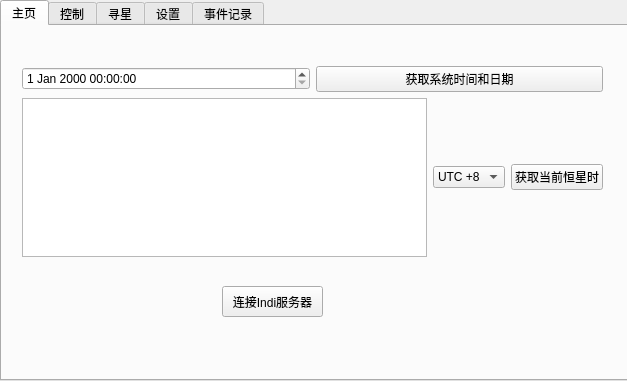
<?xml version="1.0" encoding="UTF-8"?>
<ui version="4.0">
 <class>Form</class>
 <widget class="QWidget" name="Form">
  <property name="geometry">
   <rect>
    <x>0</x>
    <y>0</y>
    <width>627</width>
    <height>381</height>
   </rect>
  </property>
  <property name="windowTitle">
   <string>寻星系统</string>
  </property>
  <widget class="QTabWidget" name="SButton_JingD">
   <property name="geometry">
    <rect>
     <x>0</x>
     <y>0</y>
     <width>631</width>
     <height>381</height>
    </rect>
   </property>
   <property name="sizePolicy">
    <sizepolicy hsizetype="Expanding" vsizetype="Expanding">
     <horstretch>0</horstretch>
     <verstretch>0</verstretch>
    </sizepolicy>
   </property>
   <property name="tabPosition">
    <enum>QTabWidget::North</enum>
   </property>
   <property name="currentIndex">
    <number>0</number>
   </property>
   <widget class="QWidget" name="home">
    <attribute name="title">
     <string>主页</string>
    </attribute>
    <widget class="QWidget" name="verticalLayoutWidget_2">
     <property name="geometry">
      <rect>
       <x>20</x>
       <y>40</y>
       <width>581</width>
       <height>191</height>
      </rect>
     </property>
     <layout class="QVBoxLayout" name="verticalLayout" stretch="0,1">
      <item>
       <layout class="QHBoxLayout" name="horizontalLayout_3">
        <item>
         <widget class="QDateTimeEdit" name="HEdit_DateTime"/>
        </item>
        <item>
         <widget class="QPushButton" name="HButton_GetTimeData">
          <property name="text">
           <string>获取系统时间和日期</string>
          </property>
         </widget>
        </item>
       </layout>
      </item>
      <item>
       <layout class="QHBoxLayout" name="horizontalLayout_4" stretch="12,2,2">
        <item>
         <widget class="QTextEdit" name="HTime_textEdit"/>
        </item>
        <item>
         <widget class="QComboBox" name="HTArea_comboBox">
          <item>
           <property name="text">
            <string>UTC +8</string>
           </property>
          </item>
          <item>
           <property name="text">
            <string>UTC +0</string>
           </property>
          </item>
         </widget>
        </item>
        <item>
         <widget class="QPushButton" name="HButton_GetStarTime">
          <property name="text">
           <string>获取当前恒星时</string>
          </property>
         </widget>
        </item>
       </layout>
      </item>
     </layout>
    </widget>
    <widget class="QPushButton" name="HButton_Server">
     <property name="geometry">
      <rect>
       <x>220</x>
       <y>260</y>
       <width>101</width>
       <height>31</height>
      </rect>
     </property>
     <property name="text">
      <string>连接Indi服务器</string>
     </property>
    </widget>
   </widget>
   <widget class="QWidget" name="control">
    <attribute name="title">
     <string>控制</string>
    </attribute>
    <widget class="QPushButton" name="CButton_North">
     <property name="geometry">
      <rect>
       <x>390</x>
       <y>80</y>
       <width>61</width>
       <height>31</height>
      </rect>
     </property>
     <property name="text">
      <string>N</string>
     </property>
     <property name="north" stdset="0">
      <string>北</string>
     </property>
    </widget>
    <widget class="QPushButton" name="CButton_West">
     <property name="geometry">
      <rect>
       <x>350</x>
       <y>110</y>
       <width>41</width>
       <height>41</height>
      </rect>
     </property>
     <property name="text">
      <string>W</string>
     </property>
     <property name="west" stdset="0">
      <string>西</string>
     </property>
    </widget>
    <widget class="QPushButton" name="CButton_East">
     <property name="geometry">
      <rect>
       <x>450</x>
       <y>110</y>
       <width>41</width>
       <height>41</height>
      </rect>
     </property>
     <property name="text">
      <string>E</string>
     </property>
     <property name="east" stdset="0">
      <string>东</string>
     </property>
    </widget>
    <widget class="QPushButton" name="CButton_Sorth">
     <property name="geometry">
      <rect>
       <x>390</x>
       <y>150</y>
       <width>61</width>
       <height>31</height>
      </rect>
     </property>
     <property name="text">
      <string>S</string>
     </property>
     <property name="sorth" stdset="0">
      <string>南</string>
     </property>
    </widget>
    <widget class="QPushButton" name="CButton_Stop">
     <property name="geometry">
      <rect>
       <x>390</x>
       <y>110</y>
       <width>61</width>
       <height>41</height>
      </rect>
     </property>
     <property name="text">
      <string>STOP</string>
     </property>
    </widget>
    <widget class="QWidget" name="verticalLayoutWidget">
     <property name="geometry">
      <rect>
       <x>20</x>
       <y>80</y>
       <width>271</width>
       <height>141</height>
      </rect>
     </property>
     <layout class="QVBoxLayout" name="verticalLayout_3">
      <item>
       <layout class="QHBoxLayout" name="horizontalLayout">
        <item>
         <widget class="QPushButton" name="CButton_Ogz">
          <property name="text">
           <string>打开跟踪</string>
          </property>
         </widget>
        </item>
        <item>
         <widget class="QPushButton" name="CButton_Cgz">
          <property name="text">
           <string>关闭跟踪</string>
          </property>
         </widget>
        </item>
       </layout>
      </item>
      <item>
       <layout class="QHBoxLayout" name="horizontalLayout_2">
        <item>
         <widget class="QPushButton" name="CButton_SetZero">
          <property name="text">
           <string>设置归零</string>
          </property>
         </widget>
        </item>
        <item>
         <widget class="QPushButton" name="CButton_Zero">
          <property name="text">
           <string>归零</string>
          </property>
         </widget>
        </item>
       </layout>
      </item>
     </layout>
    </widget>
   </widget>
   <widget class="QWidget" name="search">
    <attribute name="title">
     <string>寻星</string>
    </attribute>
    <widget class="QToolBox" name="SelectBox">
     <property name="geometry">
      <rect>
       <x>350</x>
       <y>20</y>
       <width>241</width>
       <height>261</height>
      </rect>
     </property>
     <property name="frameShape">
      <enum>QFrame::NoFrame</enum>
     </property>
     <property name="currentIndex">
      <number>0</number>
     </property>
     <widget class="QWidget" name="page">
      <property name="geometry">
       <rect>
        <x>0</x>
        <y>0</y>
        <width>241</width>
        <height>209</height>
       </rect>
      </property>
      <attribute name="label">
       <string>太阳系</string>
      </attribute>
      <widget class="QListWidget" name="Sun_Star_List">
       <property name="geometry">
        <rect>
         <x>0</x>
         <y>0</y>
         <width>241</width>
         <height>191</height>
        </rect>
       </property>
       <item>
        <property name="text">
         <string>月球</string>
        </property>
       </item>
       <item>
        <property name="text">
         <string>太阳</string>
        </property>
       </item>
       <item>
        <property name="text">
         <string>木星</string>
        </property>
       </item>
       <item>
        <property name="text">
         <string>土星</string>
        </property>
       </item>
      </widget>
     </widget>
     <widget class="QWidget" name="page_2">
      <property name="geometry">
       <rect>
        <x>0</x>
        <y>0</y>
        <width>100</width>
        <height>30</height>
       </rect>
      </property>
      <attribute name="label">
       <string>标志星体</string>
      </attribute>
      <widget class="QListWidget" name="Mark_Star">
       <property name="geometry">
        <rect>
         <x>0</x>
         <y>0</y>
         <width>241</width>
         <height>191</height>
        </rect>
       </property>
      </widget>
     </widget>
    </widget>
    <widget class="QWidget" name="verticalLayoutWidget_3">
     <property name="geometry">
      <rect>
       <x>10</x>
       <y>50</y>
       <width>321</width>
       <height>171</height>
      </rect>
     </property>
     <layout class="QVBoxLayout" name="verticalLayout_2">
      <item>
       <layout class="QHBoxLayout" name="horizontalLayout_JingD">
        <item>
         <widget class="QPushButton" name="SButton_jingD">
          <property name="text">
           <string>经度</string>
          </property>
         </widget>
        </item>
        <item>
         <widget class="QLineEdit" name="SLineEdit_Jing_Du">
          <property name="text">
           <string/>
          </property>
         </widget>
        </item>
       </layout>
      </item>
      <item>
       <layout class="QHBoxLayout" name="horizontalLayout_WeiD">
        <item>
         <widget class="QPushButton" name="SButton_WeiD">
          <property name="text">
           <string>纬度</string>
          </property>
         </widget>
        </item>
        <item>
         <widget class="QLineEdit" name="SLineEdit_Wei_Du">
          <property name="text">
           <string/>
          </property>
         </widget>
        </item>
       </layout>
      </item>
      <item>
       <layout class="QHBoxLayout" name="horizontalLayout_ChiW">
        <item>
         <widget class="QPushButton" name="SButton_ChiW">
          <property name="text">
           <string>赤纬</string>
          </property>
         </widget>
        </item>
        <item>
         <widget class="QLineEdit" name="SLineEdit_Chi_Wei">
          <property name="text">
           <string/>
          </property>
         </widget>
        </item>
       </layout>
      </item>
      <item>
       <layout class="QHBoxLayout" name="horizontalLayout_ChiJ">
        <item>
         <widget class="QPushButton" name="SButton_ChiJ">
          <property name="text">
           <string>赤经</string>
          </property>
         </widget>
        </item>
        <item>
         <widget class="QLineEdit" name="SLineEdit_Chi_Jing">
          <property name="text">
           <string/>
          </property>
         </widget>
        </item>
       </layout>
      </item>
     </layout>
    </widget>
   </widget>
   <widget class="QWidget" name="set">
    <attribute name="title">
     <string>设置</string>
    </attribute>
   </widget>
   <widget class="QWidget" name="record">
    <attribute name="title">
     <string>事件记录</string>
    </attribute>
    <widget class="QTextEdit" name="Record_TextEdit">
     <property name="geometry">
      <rect>
       <x>10</x>
       <y>10</y>
       <width>601</width>
       <height>100</height>
      </rect>
     </property>
    </widget>
    <widget class="QPushButton" name="Record_Select">
     <property name="geometry">
      <rect>
       <x>220</x>
       <y>120</y>
       <width>101</width>
       <height>61</height>
      </rect>
     </property>
     <property name="text">
      <string>选择图片</string>
     </property>
    </widget>
    <widget class="QPushButton" name="Record_Enter">
     <property name="geometry">
      <rect>
       <x>330</x>
       <y>120</y>
       <width>101</width>
       <height>61</height>
      </rect>
     </property>
     <property name="text">
      <string>发送</string>
     </property>
    </widget>
    <widget class="QLabel" name="Record_Label">
     <property name="geometry">
      <rect>
       <x>10</x>
       <y>110</y>
       <width>181</width>
       <height>131</height>
      </rect>
     </property>
     <property name="text">
      <string>图片在这里显示</string>
     </property>
    </widget>
    <widget class="QPushButton" name="Record_Share">
     <property name="geometry">
      <rect>
       <x>450</x>
       <y>120</y>
       <width>101</width>
       <height>61</height>
      </rect>
     </property>
     <property name="text">
      <string>分享</string>
     </property>
    </widget>
   </widget>
  </widget>
 </widget>
 <resources/>
 <connections/>
</ui>
